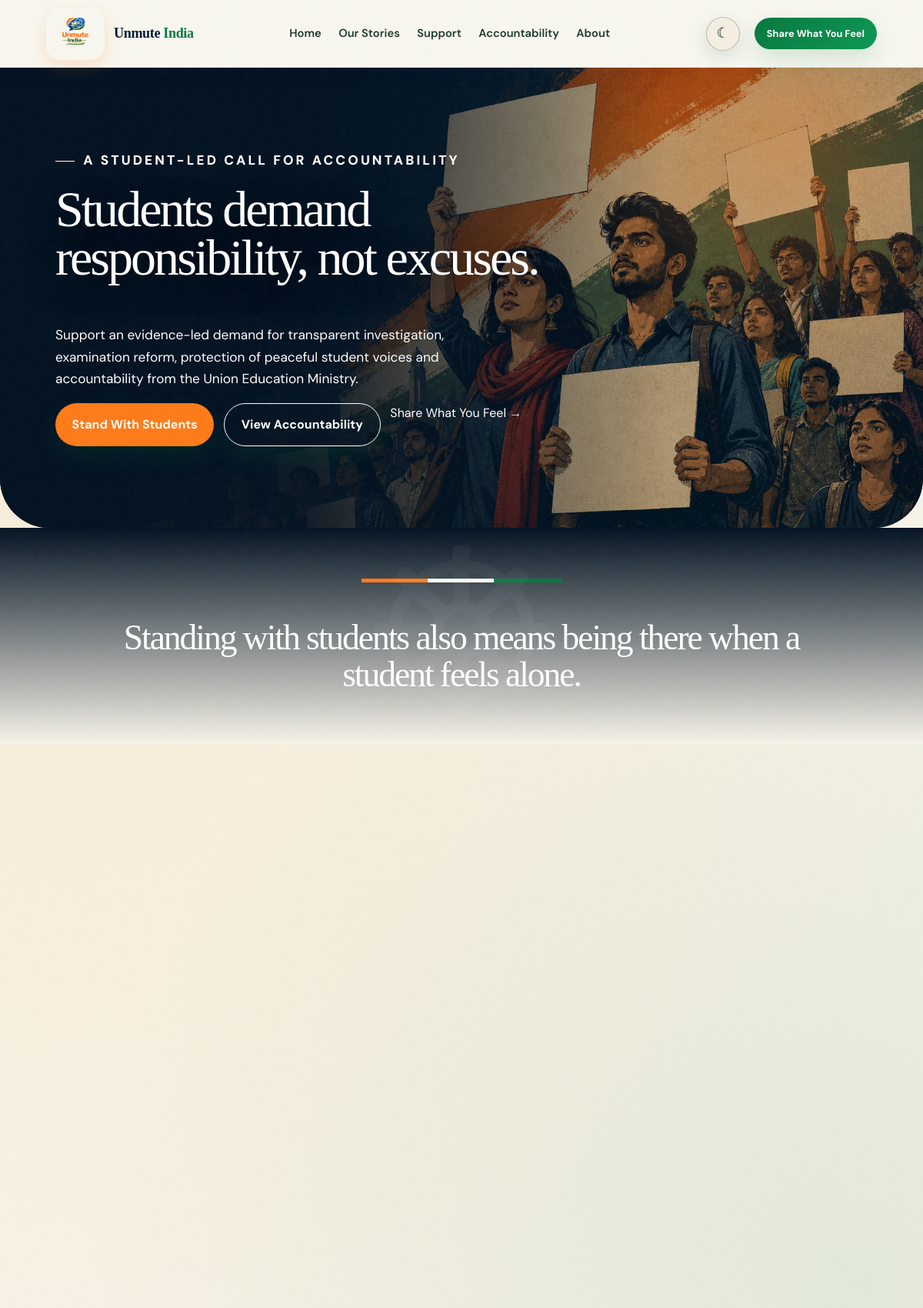
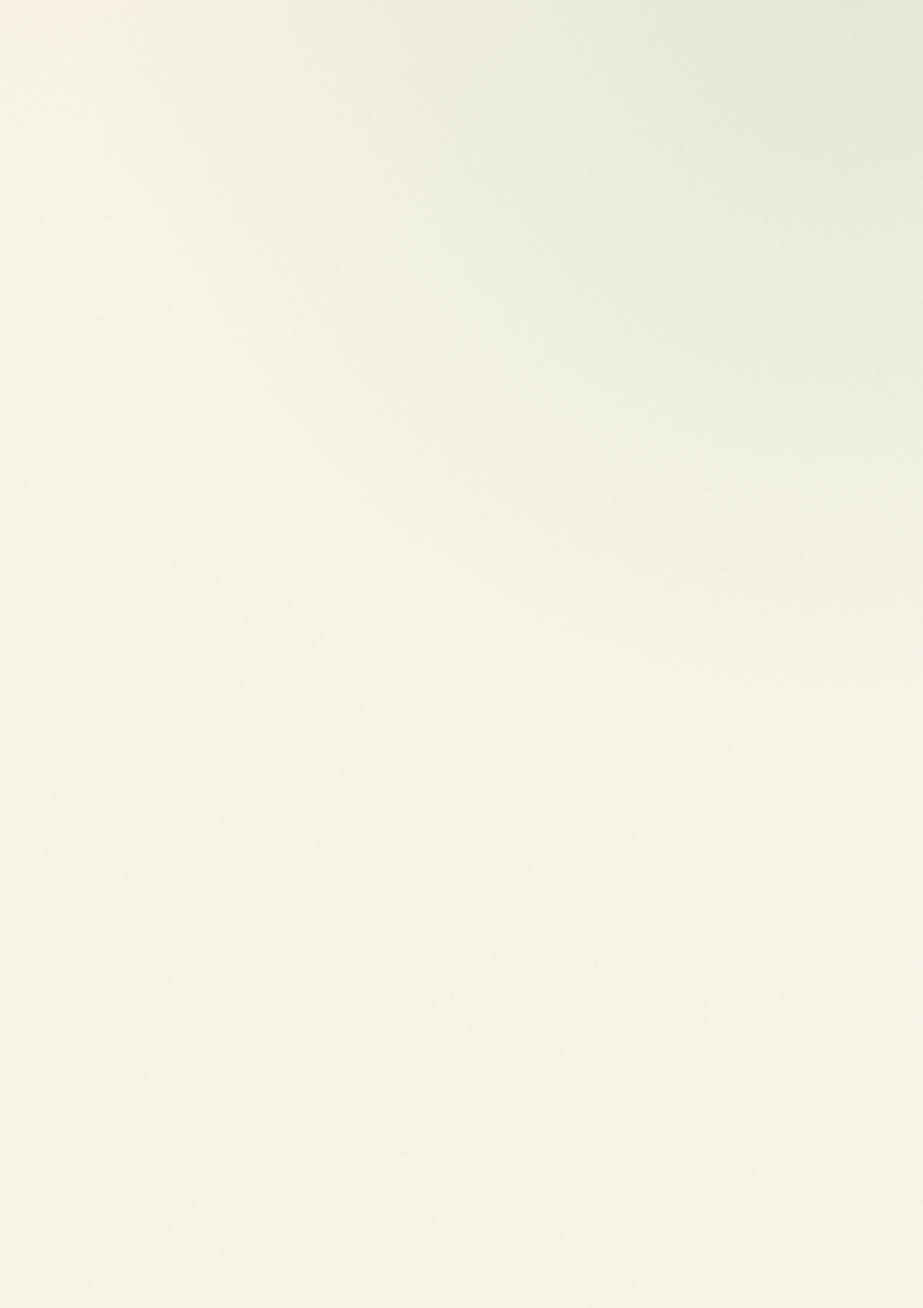
The page / (upper part) on the database its author committed (2 pictures, top to bottom).
### indiaApp/models.py (models this page shows, shortened)
class TimeStampedModel(models.Model):
    created_at = models.DateTimeField(auto_now_add=True)
    updated_at = models.DateTimeField(auto_now=True)
    class Meta:
        abstract = True

class Petition(TimeStampedModel):
    CATEGORIES = [('resignation','Resignation'),('accountability','Accountability'),('investigation','Investigation'),('exam_reform','Examination Reform'),('student_protection','Student Protection'),('public_apology','Public Apology'),('compensation','Compensation'),('institutional_action','Institutional Action'),('other','Other')]
    STATUSES = [('draft','Draft'),('review','Under Review'),('published','Published'),('paused','Paused'),('closed','Closed'),('archived','Archived')]
    title = models.CharField(max_length=220)
    slug = models.SlugField(unique=True)
    eyebrow_text = models.CharField(max_length=100, blank=True)
    short_heading = models.CharField(max_length=220)
    summary = models.TextField()
    full_description = models.TextField(blank=True)
    why_it_matters = models.TextField(blank=True)
    primary_demand = models.TextField()
    additional_demands = models.TextField(blank=True, help_text='One demand per line.')
    questions = models.TextField(blank=True, help_text='One question per line.')
    disclaimer = models.TextField(blank=True)
    confirmation_email_content = models.TextField(blank=True)
    verification_success_message = models.CharField(max_length=240, blank=True)
    share_message = models.CharField(max_length=280, blank=True)
    closing_statement = models.CharField(max_length=240, blank=True)
    target_person = models.CharField(max_length=160, blank=True)
    target_authority = models.CharField(max_length=180, blank=True)
    petition_category = models.CharField(max_length=30, choices=CATEGORIES, default='other')
    cover_image = models.ImageField(upload_to='petitions/', blank=True)
    petition_status = models.CharField(max_length=20, choices=STATUSES, default='draft', db_index=True)
    signature_goal = models.PositiveIntegerField(default=1000)
    allow_signatures = models.BooleanField(default=True)
    is_featured = models.BooleanField(default=False, db_index=True)
    hide_supporter_names = models.BooleanField(default=False)
    start_date = models.DateField(null=True, blank=True)
    end_date = models.DateField(null=True, blank=True)
    published_at = models.DateTimeField(null=True, blank=True)
    submitted_to = models.CharField(max_length=180, blank=True)
    authority_name = models.CharField(max_length=180, blank=True)
    submission_date = models.DateField(null=True, blank=True)
    submission_method = models.CharField(max_length=100, blank=True)
    reference_number = models.CharField(max_length=100, blank=True)
    submission_document = models.FileField(upload_to='petition_documents/', blank=True)
    public_note = models.TextField(blank=True)
    response_status = models.CharField(max_length=30, default='not_submitted', choices=[('not_submitted','Not Submitted'),('submitted','Submitted'),('acknowledged','Acknowledged'),('no_response','No Response'),('partial','Partial Response'),('full','Full Response'),('rejected','Rejected'),('follow_up','Follow-Up Required')])
    response_date = models.DateField(null=True, blank=True)
    response_document = models.FileField(upload_to='petition_responses/', blank=True)
    response_summary = models.TextField(blank=True)
    follow_up_date = models.DateField(null=True, blank=True)
    created_by = models.ForeignKey(settings.AUTH_USER_MODEL, null=True, blank=True, related_name='petitions_created', on_delete=models.SET_NULL)
    updated_by = models.ForeignKey(settings.AUTH_USER_MODEL, null=True, blank=True, related_name='petitions_updated', on_delete=models.SET_NULL)
    def get_absolute_url(self): return reverse('petition_detail', args=[self.slug])
    class Meta:
        permissions = [('publish_petition','Can publish, pause, reopen and close petitions'),('view_petition_analytics','Can view petition analytics')]

### indiaApp/views.py (the view)
# urls.py: 2. Add a URL to urlpatterns:  path('', views.home, name='home')
def home(request):
    return render(request, 'core/home.html', {'stories': public_stories()[:3], 'events': AccountabilityEvent.objects.order_by('-event_date')[:3], 'featured_petition':Petition.objects.filter(petition_status='published',is_featured=True).order_by('-published_at').first()})

### indiaApp/views.py (called while the page is built)
def public_stories():
    return Story.objects.filter(approved=True, moderation_status='published', public_consent=True, privacy_review_complete=True, removed_at__isnull=True).annotate(reaction_count=Count('reactions', distinct=True), comment_count=Count('comments', filter=Q(comments__approved=True), distinct=True)).order_by('-featured','-published_at','-created_at')

### templates/core/home.html (shortened to what this page needs)
{% extends 'base.html' %}{% load static %}{% block title %}Unmute India | A Safe Space for Indian Students{% endblock %}{% block css %}<link rel="stylesheet" href="{% static 'css/core/home.css' %}">{% endblock %}{% block content %}
<section class="account-hero"><img src="{% static 'images/home/accountability-hero.webp' %}" alt="Indian students standing together in a peaceful accountability movement"><div class="hero-copy"><p class="eyebrow">A STUDENT-LED CALL FOR ACCOUNTABILITY</p>{% if featured_petition %}<h1>{{ featured_petition.short_heading }}</h1><p>{{ featured_petition.summary }}</p><div class="actions"><a class="pill saffron" href="{{ featured_petition.get_absolute_url }}">Stand With Students</a><a class="pill ghost" href="{% url 'accountability' %}">View Accountability</a><a href="{% url 'talk' %}">Share What You Feel →</a></div>{% else %}<h1>Students deserve <em>answers.</em></h1><p>Published, evidence-led petitions will appear here after staff review.</p><div class="actions"><a class="pill ghost" href="{% url 'accountability' %}">View Accountability</a></div>{% endif %}</div></section>
<section class="transition"><div class="tricolour"></div><h2>Standing with students also means being there when a student feels alone.</h2></section>
{% endblock %}{% block js %}<script src="{% static 'js/core/home.js' %}" defer></script>{% endblock %}

### static/css/base.css (style rules this page uses)
:root { --navy:#081a2f;--blue:#14213d;--cream:#fff9f0;--paper:#fffdf8;--peach:#ffe7d6;--lav:#e9e3ff;--green:#138808;--softgreen:#e4f4ea;--orange:#ff7a00;--ink:#20242a;--muted:#606873;--shadow:0 20px 60px #14213d14;--radius:26px }
html { scroll-behavior:smooth }
* { box-sizing:border-box }
body { margin:0;background:var(--cream);color:var(--ink);font-family:'DM Sans',system-ui,sans-serif;line-height:1.65 }
body,header,section,footer { transition:background .25s,color .25s }
a { color:inherit;text-decoration:none }
img { max-width:100%;display:block }
.pill { display:inline-flex;align-items:center;justify-content:center;border:0;border-radius:999px;padding:.85rem 1.35rem;background:var(--green);color:white;font:inherit;font-weight:700;cursor:pointer }
.pill.saffron { background:var(--orange) }
.pill.ghost { background:transparent;border:1px solid currentColor }
.eyebrow { font-size:.75rem;letter-spacing:.18em;font-weight:800 }
h1,h2,h3,p { margin-top:0 }
h1 { font-size:clamp(2.7rem,6vw,6.4rem);line-height:.96;letter-spacing:-.06em }
h2 { font-size:clamp(2.15rem,4.5vw,4.6rem);line-height:1.08;letter-spacing:-.05em }
section { padding:clamp(4.5rem,9vw,9rem) clamp(1.2rem,7vw,7.5rem) }
:root { --navy:#061a30;--blue:#073f7d;--cream:#f7f4ea;--paper:#fffef9;--peach:#fff0df;--lav:#e8edf4;--green:#08783f;--softgreen:#e7f1e5;--orange:#ff7b19;--ink:#142019;--muted:#637065;--gold:#d7a548;--shadow:0 28px 80px #06243a1c;--radius:32px }
body { background:radial-gradient(circle at 8% 15%,#ffca8b30,transparent 26%),radial-gradient(circle at 92% 30%,#64a67c24,transparent 25%),var(--cream) }
.pill { background:linear-gradient(135deg,#08783f,#0d9854);box-shadow:0 12px 30px #08783f28;transition:transform .25s,box-shadow .25s }
.eyebrow::before { content:"";display:inline-block;width:25px;height:1px;background:currentColor;vertical-align:middle;margin-right:.7rem }
h1,h2 { font-family:Georgia,'Times New Roman',serif;font-weight:500;letter-spacing:-.045em }

### static/css/components.css (style rules this page uses)
.chips,.choice-cloud,.actions { display:flex;flex-wrap:wrap;gap:.8rem }

### static/css/core/home.css (style rules this page uses)
.account-hero { min-height:calc(100svh - 88px);position:relative;display:flex;align-items:center;background:#041322;color:white;overflow:hidden;border-radius:0 0 64px 64px }
.account-hero>img { position:absolute;inset:0;width:100%;height:100%;object-fit:cover;opacity:.73 }
.account-hero::after { content:"";position:absolute;inset:0;background:linear-gradient(90deg,#041322 4%,#041322eb 33%,transparent 72%),radial-gradient(circle at 85% 16%,#ff7b1948,transparent 26%) }
.hero-copy { position:relative;z-index:2;max-width:710px;padding:2.5rem 0 }
.hero-copy h1 { text-shadow:0 10px 42px #0009 }
.hero-copy p { max-width:590px;font-size:1.08rem }
.transition { text-align:center;background:linear-gradient(180deg,#041322,var(--cream));color:white;padding-top:5rem;position:relative;overflow:hidden }
.transition::after { content:"☸";position:absolute;left:50%;top:50%;translate:-50% -50%;font-size:300px;opacity:.035 }
.transition h2 { position:relative;z-index:1;max-width:900px;margin:auto;font-size:clamp(2rem,4vw,4rem) }
.tricolour { height:5px;max-width:260px;margin:0 auto 3rem;background:linear-gradient(90deg,var(--orange) 33%,white 33% 66%,var(--green) 66%) }
.reveal-ready { opacity:0;transform:translateY(30px) }
.reveal-in { opacity:1;transform:none;transition:opacity .8s ease,transform .8s cubic-bezier(.2,.8,.2,1) }

### static/css/responsive.css (style rules this page uses)
:where(.account-hero,.about-hero,.ac-hero,.stories-hero,.support-hero,.petition-hero) { min-height: clamp(440px, 58svh, 620px) !important; max-height: 680px; }
:where(.account-hero,.about-hero,.ac-hero,.stories-hero,.support-hero,.petition-hero) h1 { font-size: clamp(3rem,5.5vw,6rem) !important; }
section { padding: clamp(3.5rem,5.5vw,5.75rem) clamp(1.2rem,6vw,6rem) !important; }
section h2 { font-size: clamp(2.2rem,3.8vw,4rem) !important; line-height: 1.06 !important; }

### rows shown on the page
Petition: short_heading "Students demand responsibility, not excuses.", summary "Support an evidence-led demand for transparent investigation, examination reform, protection of peaceful student voices and accountability from the Union Education Ministry."
